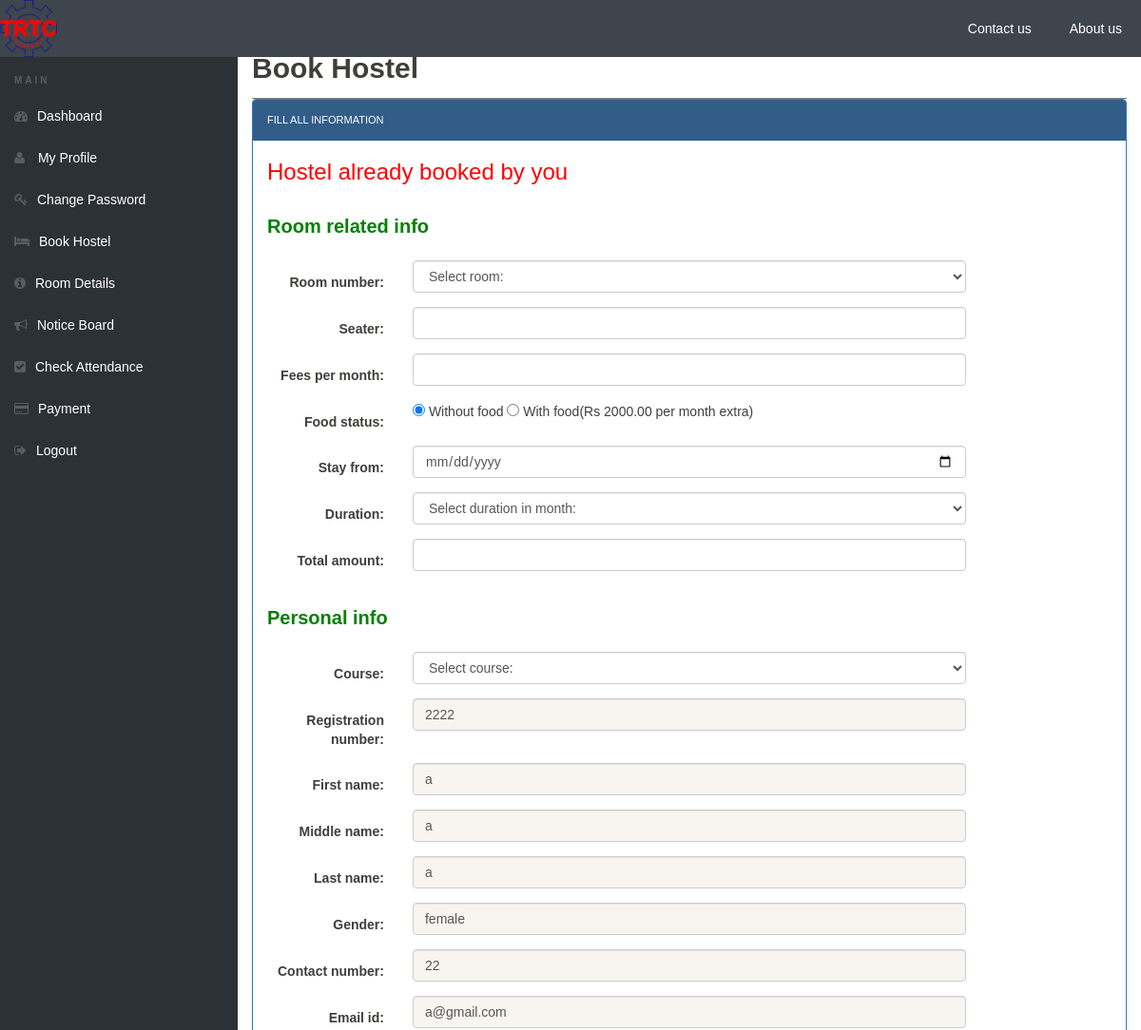
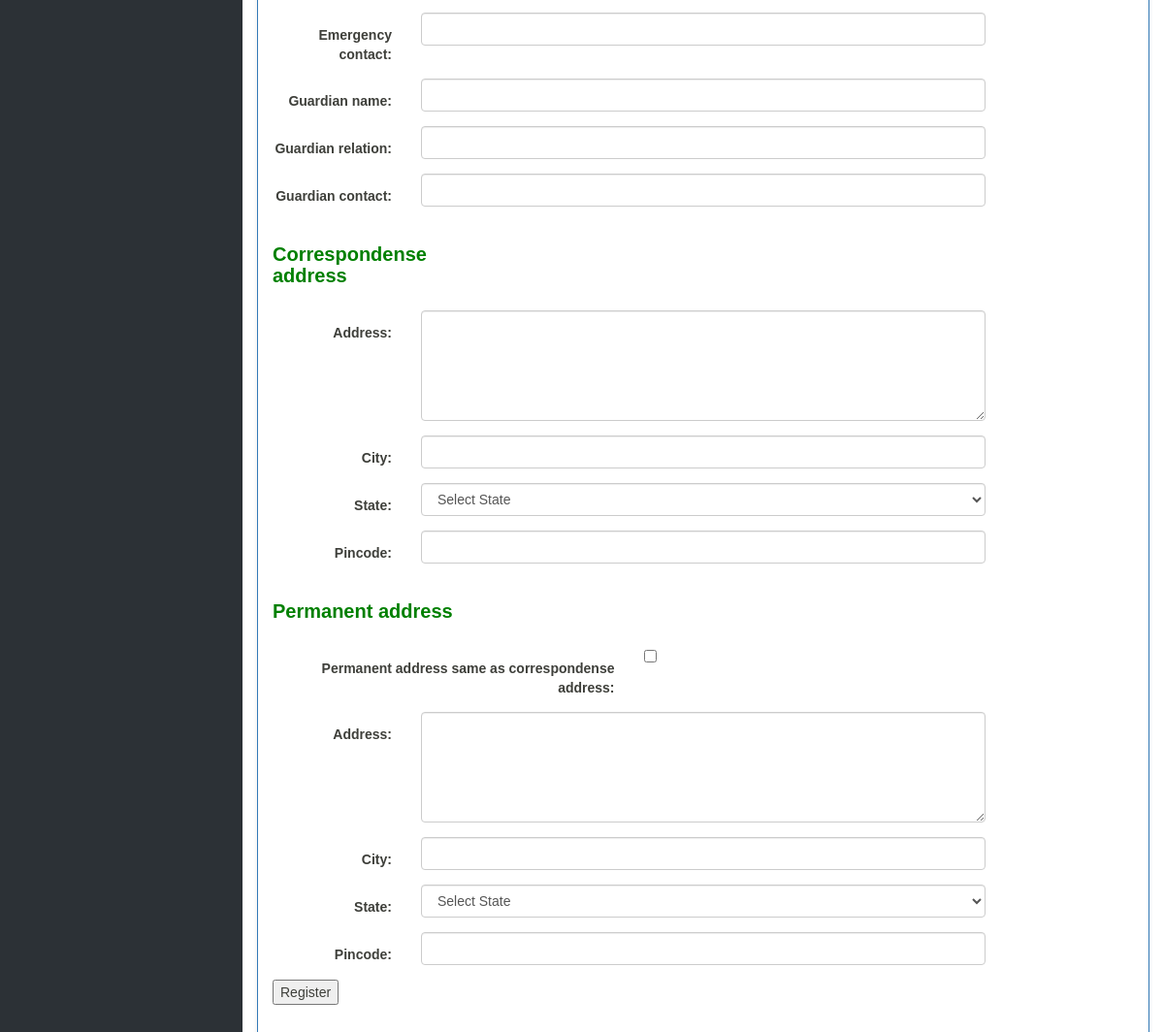
/hostel/book-hostel.php (signed in), run on the app's committed database (2 pictures, top to bottom).
### tables this page shows
CREATE TABLE `userregistration` (
  `id` int(11) NOT NULL,
  `regNo` varchar(255) DEFAULT NULL,
  `firstName` varchar(255) DEFAULT NULL,
  `middleName` varchar(255) DEFAULT NULL,
  `lastName` varchar(255) DEFAULT NULL,
  `gender` varchar(255) DEFAULT NULL,
  `contactNo` bigint(20) DEFAULT NULL,
  `email` varchar(255) DEFAULT NULL,
  `password` varchar(255) DEFAULT NULL,
  `regDate` timestamp NULL DEFAULT current_timestamp(),
  `updationDate` varchar(45) DEFAULT NULL,
  `passUdateDate` varchar(45) DEFAULT NULL
);

### hostel/book-hostel.php (the view, shortened to what this page needs)
<?php
include('includes/config.php');
?>
<!doctype html>
<html lang="en" class="no-js">
<head>
	<link rel="stylesheet" href="css/font-awesome.min.css">
	<link rel="stylesheet" href="css/bootstrap.min.css">
	<link rel="stylesheet" href="css/dataTables.bootstrap.min.css">>
	<link rel="stylesheet" href="css/bootstrap-social.css">
	<link rel="stylesheet" href="css/bootstrap-select.css">
	<link rel="stylesheet" href="css/fileinput.min.css">
	<link rel="stylesheet" href="css/awesome-bootstrap-checkbox.css">
	<link rel="stylesheet" href="css/style.css">
	<link rel="stylesheet" href="css/book-hostel.css">
</head>
<body>
	<?php include('includes/header.php'); ?>
	<div class="ts-main-content">
		<?php include('includes/sidebar.php'); ?>
		<div class="content-wrapper">
			<div class="container-fluid">
				<div class="row">
					<div class="col-md-12">
						<h2 class="page-title">Book Hostel </h2>
						<div class="row">
							<div class="col-md-12">
								<div class="panel panel-primary">
									<div class="panel-heading">fill all information</div>
									<div class="panel-body">
										<form method="post" action="" class="form-horizontal">
											<?php
											$uid = $_SESSION['login'];
											$stmt = $mysqli->prepare("SELECT emailid FROM registration WHERE emailid=? ");
											$stmt->bind_param('s', $uid);
											$stmt->execute();
											$stmt->bind_result($email);
											$rs = $stmt->fetch();
											if ($rs) { ?>
												<h3 style="color: red" align="left">Hostel already booked by you</h3>
											<?php } else {
												echo "";
											}
											?>
											<div class="form-group">
												<label class="col-sm-4 control-label">
													<h4 style="color: green;font-weight: bold;font-size: 20px" align="left">Room related info </h4>
												</label>
											</div>
											<div class="form-group">
												<label class="col-sm-2 control-label">Room number:</label>
												<div class="col-sm-8">
													<select name="room" id="room" class="form-control" onChange="getSeater(this.value);" onBlur="checkAvailability()" required>
														<option value="">Select room:</option>
													</select>
												</div>
											</div>
											<div class="form-group">
												<label class="col-sm-2 control-label">Seater:</label>
												<div class="col-sm-8">
													<input type="text" name="seater" id="seater" class="form-control">
												</div>
											</div>
											<div class="form-group">
												<label class="col-sm-2 control-label">Fees per month:</label>
												<div class="col-sm-8">
													<input type="text" name="fpm" id="fpm" class="form-control">
												</div>
											</div>
											<div class="form-group">
												<label class="col-sm-2 control-label">Food status:</label>
												<div class="col-sm-8">
													<input type="radio" value="0" name="foodstatus" checked="checked"> Without food
													<input type="radio" value="1" name="foodstatus"> With food(Rs 2000.00 per month extra)
												</div>
											</div>
											<div class="form-group">
												<label class="col-sm-2 control-label">Stay from:</label>
												<div class="col-sm-8">
													<input type="date" name="stayf" id="stayf" class="form-control">
												</div>
											</div>
											<div class="form-group">
												<label class="col-sm-2 control-label">Duration:</label>
												<div class="col-sm-8">
													<select name="duration" id="duration" class="form-control">
														<option value="">Select duration in month:</option>
													</select>
												</div>
											</div>
											<div class="form-group">
												<label class="col-sm-2 control-label">Total amount:</label>
												<div class="col-sm-8">
													<input type="text" name="ta" id="ta" class="result form-control">
												</div>
											</div>
											<div class="form-group">
												<label class="col-sm-4 control-label">
													<h4 style="color: green;font-weight: bold;font-size: 20px" align="left">Personal info </h4>
												</label>
											</div>
											<div class="form-group">
												<label class="col-sm-2 control-label">Course:</label>
												<div class="col-sm-8">
													<select name="course" id="course" class="form-control" required>
														<option value="">Select course:</option>
													</select>
												</div>
											</div>
											<?php
											$aid = $_SESSION['id'];
											$ret = "select * from userregistration where id=?";
											$stmt = $mysqli->prepare($ret);
											$stmt->bind_param('i', $aid);
											$stmt->execute();
											$res = $stmt->get_result();
											while ($row = $res->fetch_object()) {
											?>
												<div class="form-group">
													<label class="col-sm-2 control-label">Registration number:</label>
													<div class="col-sm-8">
														<input type="text" name="regno" id="regno" class="form-control" value="<?php echo $row->regNo; ?>" readonly>
													</div>
												</div>
												<div class="form-group">
													<label class="col-sm-2 control-label">First name:</label>
													<div class="col-sm-8">
														<input type="text" name="fname" id="fname" class="form-control" value="<?php echo $row->firstName; ?>" readonly>
													</div>
												</div>
												<div class="form-group">
													<label class="col-sm-2 control-label">Middle name:</label>
													<div class="col-sm-8">
														<input type="text" name="mname" id="mname" class="form-control" value="<?php echo $row->middleName; ?>" readonly>
													</div>
												</div>
												<div class="form-group">
													<label class="col-sm-2 control-label">Last name:</label>
													<div class="col-sm-8">
														<input type="text" name="lname" id="lname" class="form-control" value="<?php echo $row->lastName; ?>" readonly>
													</div>
												</div>
												<div class="form-group">
													<label class="col-sm-2 control-label">Gender:</label>
													<div class="col-sm-8">
														<input type="text" name="gender" value="<?php echo $row->gender; ?>" class="form-control" readonly>
													</div>
												</div>
												<div class="form-group">
													<label class="col-sm-2 control-label">Contact number:</label>
													<div class="col-sm-8">
														<input type="text" name="contact" id="contact" value="<?php echo $row->contactNo; ?>" class="form-control" readonly>
													</div>
												</div>
												<div class="form-group">
													<label class="col-sm-2 control-label">Email id:</label>
													<div class="col-sm-8">
														<input type="email" name="email" id="email" class="form-control" value="<?php echo $row->email; ?>" readonly>
													</div>
												</div>
											<?php } ?>
											<div class="form-group">
												<label class="col-sm-2 control-label">Emergency contact:</label>
												<div class="col-sm-8">
													<input type="text" name="econtact" id="econtact" class="form-control" required="required">
												</div>
											</div>
											<div class="form-group">
												<label class="col-sm-2 control-label">Guardian name:</label>
												<div class="col-sm-8">
													<input type="text" name="gname" id="gname" class="form-control" required="required">
												</div>
											</div>
											<div class="form-group">
												<label class="col-sm-2 control-label">Guardian relation:</label>
												<div class="col-sm-8">
													<input type="text" name="grelation" id="grelation" class="form-control" required="required">
												</div>
											</div>
											<div class="form-group">
												<label class="col-sm-2 control-label">Guardian contact:</label>
												<div class="col-sm-8">
													<input type="text" name="gcontact" id="gcontact" class="form-control" required="required">
												</div>
											</div>
											<div class="form-group">
												<label class="col-sm-3 control-label">
													<h4 style="color: green;font-weight: bold;font-size: 20px" align="left">Correspondense address</h4>
												</label>
											</div>
											<div class="form-group">
												<label class="col-sm-2 control-label">Address:</label>
												<div class="col-sm-8">
													<textarea rows="5" name="address" id="address" class="form-control" required="required"></textarea>
												</div>
											</div>
											<div class="form-group">
												<label class="col-sm-2 control-label">City:</label>
												<div class="col-sm-8">
													<input type="text" name="city" id="city" class="form-control" required="required">
												</div>
											</div>
											<div class="form-group">
												<label class="col-sm-2 control-label">State:</label>
												<div class="col-sm-8">
													<select name="state" id="state" class="form-control" required>
														<option value="">Select State</option>
													</select>
												</div>
											</div>
											<div class="form-group">
												<label class="col-sm-2 control-label">Pincode:</label>
												<div class="col-sm-8">
													<input type="text" name="pincode" id="pincode" class="form-control" required="required">
												</div>
											</div>
											<div class="form-group">
												<label class="col-sm-3 control-label">
													<h4 style="color: green;font-weight: bold;font-size: 20px" align="left">Permanent address </h4>
												</label>
											</div>
											<div class="form-group">
												<label class="col-sm-5 control-label">Permanent address same as correspondense address:</label>
												<div class="col-sm-4">
													<input type="checkbox" name="adcheck" value="1" />
												</div>
											</div>
											<div class="form-group">
												<label class="col-sm-2 control-label">Address:</label>
												<div class="col-sm-8">
													<textarea rows="5" name="paddress" id="paddress" class="form-control" required="required"></textarea>
												</div>
											</div>
											<div class="form-group">
												<label class="col-sm-2 control-label">City:</label>
												<div class="col-sm-8">
													<input type="text" name="pcity" id="pcity" class="form-control" required="required">
												</div>
											</div>
											<div class="form-group">
												<label class="col-sm-2 control-label">State:</label>
												<div class="col-sm-8">
													<select name="pstate" id="pstate" class="form-control" required>
														<option value="">Select State</option>
													</select>
												</div>
											</div>
											<div class="form-group">
												<label class="col-sm-2 control-label">Pincode:</label>
												<div class="col-sm-8">
													<input type="text" name="ppincode" id="ppincode" class="form-control" required="required">
												</div>
											</div>
											<button type="submit" name="submit" Value="Register" class="align-right">Register</button>
										</form>
									</div>
								</div>
							</div>
						</div>
					</div>
				</div>
			</div>
		</div>
	</div>
</body>
</html>

### hostel/css/style.css (style rules this page uses)
html { font-size: 14px; }
@media only screen and (min-width: 480px) { html { font-size: 17px; } }
@media only screen and (min-width: 768px) { html { font-size: 14px; } }
body { font-family: Arial, sans-serif; }
.page-title { font-size: 30px; font-weight: bold; margin-bottom: 20px; margin-top: 30px; }
.panel { overflow: hidden; }
.page-title { padding-bottom: 15px; margin-bottom: 20px; border-bottom: 1px solid #f0f0f0; }
.ts-main-content .content-wrapper { padding-top: 15px; margin-top: 20px; }
@media only screen and (min-width: 992px) { .ts-main-content .content-wrapper { margin-left: 250px; } }
.page-title { margin: 0px; border-bottom: 1px solid grey; }

### hostel/css/book-hostel.css (style rules this page uses)
body { font-family: Arial, sans-serif; }
.page-title { font-size: 30px; font-weight: bold; margin-bottom: 20px; margin-top: 30px; }
.panel { border: 1px solid #ddd; border-radius: 4px; background-color: #fff; box-shadow: 0 2px 4px rgba(0, 0, 0, 0.1); }
.panel-primary { border-color: #337ab7; }
.panel-heading { background-color: #325d88; color: white; padding: 10px 15px; border-bottom: 1px solid transparent; border-top-right-radius: 3px; border-top-left-radius: 3px; }
.panel-body { padding: 0px 15px 40px 15px; }
.form-horizontal .form-group { margin-left: -15px; margin-right: -15px; }
.form-horizontal .form-group:after, .form-horizontal .form-group:before { content: " "; display: table; }
.form-horizontal .form-group:after { clear: both; }
.form-group { margin-bottom: 15px; }
.control-label { text-align: right; padding-top: 7px; }
.form-control { width: 100%; height: 34px; padding: 6px 12px; font-size: 14px; line-height: 1.42857143; color: #555; background-color: #fff; background-image: none; border: 1px solid #ccc; border-radius: 4px; box-shadow: inset 0 1px 1px rgba(0, 0, 0, 0.075); transition: border-color ease-in-out .15s, box-shadow ease-in-out .15s; }
.col-md-12, .col-sm-2, .col-sm-8, .col-sm-6 { position: relative; min-height: 1px; padding-right: 15px; padding-left: 15px; }
.col-md-12 { width: 100%; }
.col-sm-2 { width: 16.66666667%; }
.col-sm-8 { width: 66.66666667%; }

### data on the page
userregistration: regno "2222", fname "a", mname "a", lname "a", gender "female", contact "22", email "a@gmail.com"
